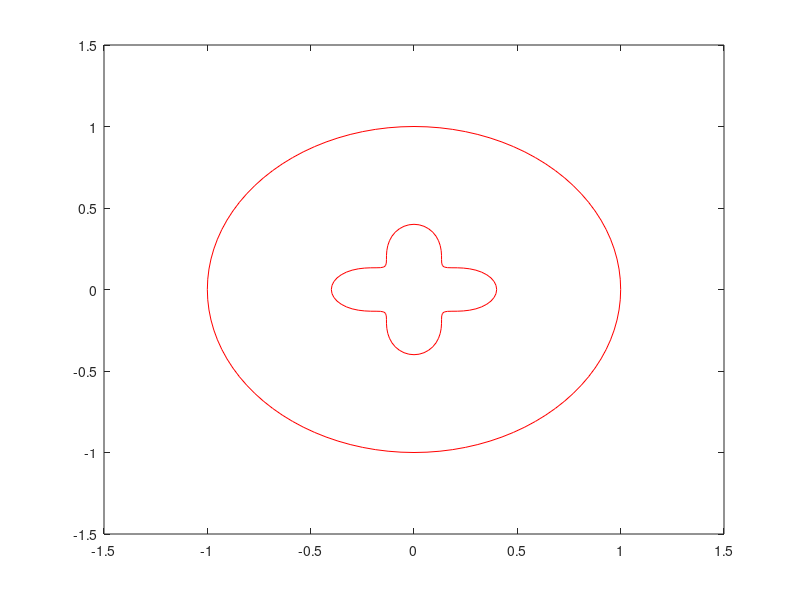

The MATLAB source for this figure:
a=0:2*pi/100:2*pi;
x1=cos(a);y1=sin(a);
plot(x1,y1,'r')
axis([-1.5 1.5 -1.5 1.5])
hold on
r=0.3*sqrt(10/9+2/3*cos(4*a));
x4=-0.0+r.*cos(a);y4=0.0+r.*sin(a);
plot(x4,y4,'r-')
